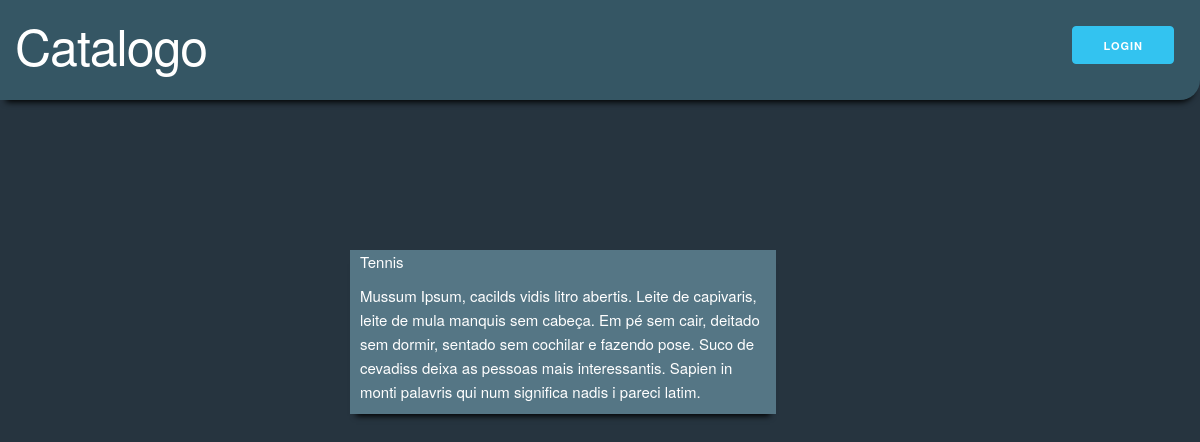
Screenshot of /item/1/ with the database file from the repository.
### conn.py (models this page shows, shortened)
class Item(Base):
    __tablename__ = 'item'
    id = Column(Integer, primary_key = True)
    nome = Column(String(80), nullable = False)
    descricao = Column(String(250))
    categoria_id = Column(Integer, ForeignKey('categoria.id'))
    categoria = relationship(Categoria)
    usuario_id = Column(Integer, ForeignKey('usuario.id'))
    usuario = relationship(Usuario)

### catalogo.py (the view)
@app.route('/item/<int:id_item>/')
def show_item_descricao(id_item):
    s = DBSession()
    item = s.query(Item).filter_by(id=id_item).one()
    return render_template('item_descricao.html', item=item)

### templates/item_descricao.html (shortened to what this page needs)
{% extends "base.html" %}
{% block content %}
{% include "header.html" %}
<div class="container-items">
    <div class="row">
        <div class="six columns items">
            <div class="nine columns card">
                    {% if item %}
                    <span class="card-titulo">{{ item.nome }}</span>
                    <p class="card-desc">{{ item.descricao }}</p>
                    {% endif %}
                </div>
        </div>
    </div>
</div>
{% endblock %}

### templates/base.html (shortened to what this page needs)
<!DOCTYPE html>
<html lang="pt-br">
    <head>
        <link rel="stylesheet" href="{{url_for('static', filename='skeleton.css')}}">
        <link rel="stylesheet" href="{{url_for('static', filename='base.css')}}">
        <link rel="stylesheet" href="{{url_for('static', filename='aside.css')}}">
        <link rel="stylesheet" href="{{url_for('static', filename='criar_catalogo.css')}}">
        <link rel="stylesheet" href="{{url_for('static', filename='show_items.css')}}">
        <link rel="stylesheet" href="{{url_for('static', filename='adicionar_item.css')}}">
        <link rel="stylesheet" href="{{url_for('static', filename='card.css')}}">
    </head>
    <body>
    {% block content %}
    {% endblock %}
    </body>
</html>

### templates/header.html (shortened to what this page needs)
    <div class="row">
        <header class="twelve columns header">
        <div class="catalogo">
        <a style="text-decoration: none; color: black;" href="{{url_for('show_categorias')}}"><h1>Catalogo</h1></a>
        </div>
        <div>
			{%if 'name' not in session %}
            <div class="btn-login">
				<a class="button button-primary" href="{{url_for('login')}}">login</a>
            </div>
			{% endif %}
	    </div>
        </header>
    </div>

### static/skeleton.css (style rules this page uses)
.column, .columns { width: 100%; float: left; box-sizing: border-box; }
@media (min-width: 550px) { .column, .columns { margin-left: 4%; } }
@media (min-width: 550px) { .column:first-child, .columns:first-child { margin-left: 0; } }
@media (min-width: 550px) { .six.columns { width: 48%; } }
@media (min-width: 550px) { .nine.columns { width: 74.0%; } }
@media (min-width: 550px) { .twelve.columns { width: 100%; margin-left: 0; } }
html { font-size: 62.5%; }
body { font-size: 1.5em; line-height: 1.6; font-weight: 400; font-family: "Raleway", "HelveticaNeue", "Helvetica Neue", Helvetica, Arial, sans-serif; color: #222; }
h1, h2, h3, h4, h5, h6 { margin-top: 0; margin-bottom: 2rem; font-weight: 300; }
h1 { font-size: 4.0rem; line-height: 1.2; letter-spacing: -.1rem; }
@media (min-width: 550px) { h1 { font-size: 5.0rem; } }
p { margin-top: 0; }
a { color: #1EAEDB; }
.button, button, input[type="submit"], input[type="reset"], input[type="button"] { display: inline-block; height: 38px; padding: 0 30px; color: #555; text-align: center; font-size: 11px; font-weight: 600; line-height: 38px; letter-spacing: .1rem; text-transform: uppercase; text-decoration: none; white-space: nowrap; background-color: transparent; border-radius: 4px; border: 1px solid #bbb; cursor: pointer; box-sizing: border-box; }
.button.button-primary, button.button-primary, input[type="submit"].button-primary, input[type="reset"].button-primary, input[type="button"].button-primary { color: #FFF; background-color: #33C3F0; border-color: #33C3F0; }
button, .button { margin-bottom: 1rem; }
pre, blockquote, dl, figure, table, p, ul, ol, form { margin-bottom: 2.5rem; }
.container:after, .row:after, .u-cf { content: ""; display: table; clear: both; }

### static/base.css (style rules this page uses)
body { margin: 0; background-color: #26343F; }
.header { background-color: #355664; border-radius: 0 0 20px; height: 100px; -webkit-box-shadow: 0 8px 6px -6px black; -moz-box-shadow: 0 8px 6px -6px black; box-shadow: 0 8px 6px -6px black; }
.btn-login { float: right; padding: 26px; }
.catalogo { float: left; padding: 15px; }
h1 { color: white; }
a { text-decoration:none; }

### static/card.css (style rules this page uses)
.card { color: white; width: 50%; height: auto; position: relative; top: 150px; left: 350px; background-color: #557685; border-radius: 0 1 20px; -webkit-box-shadow: 0 8px 6px -6px black; -moz-box-shadow: 0 8px 6px -6px black; box-shadow: 0 8px 6px -6px black; }
.card-titulo, .card-desc { margin: 10px; }

### rows the page displays
Item: nome "Tennis", descricao "Mussum Ipsum, cacilds vidis litro abertis. Leite de capivaris, leite de mula manquis sem cabeça. Em pé sem cair, deitado sem dormir, sentado sem cochilar e fazendo pose. Suco de cevadiss deixa as pessoas mais interessantis. Sapien in monti palavris qui num significa nadis i pareci latim."
